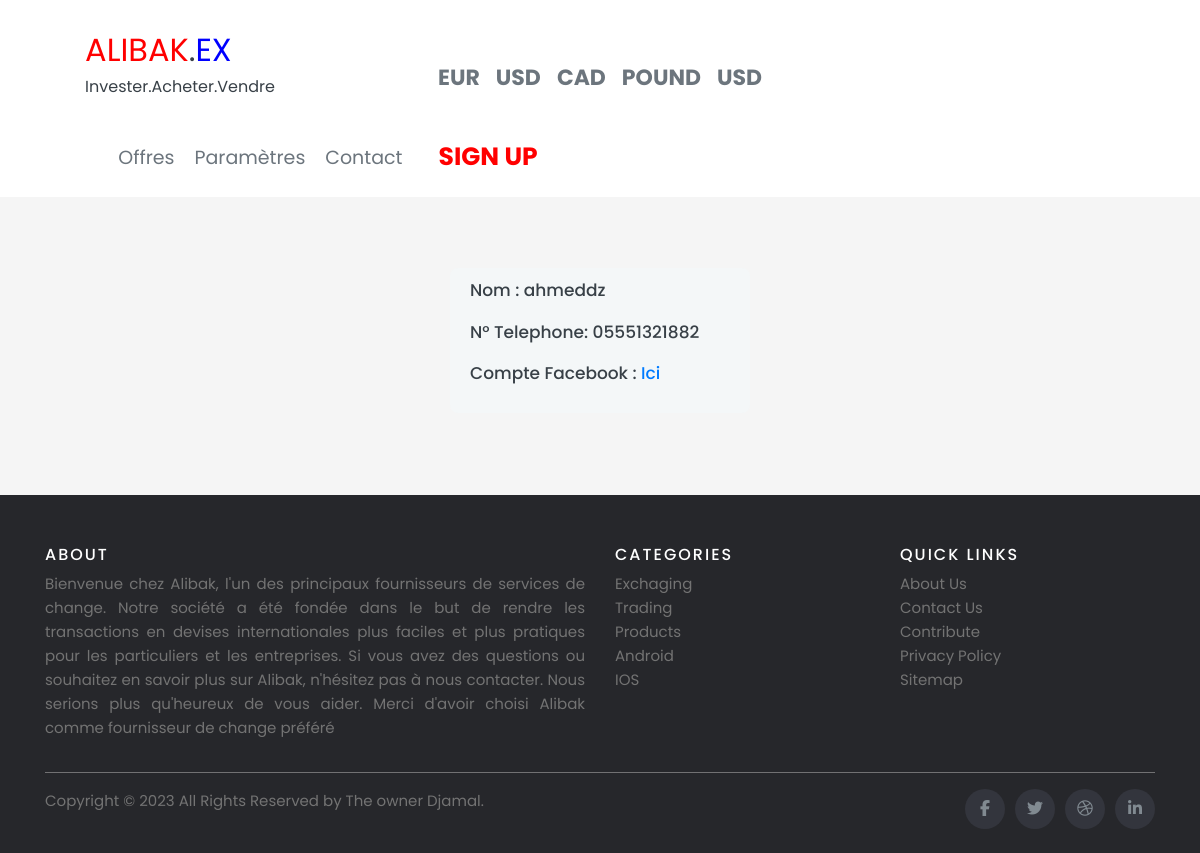
The page /CustomerInfo/3/ (signed in) on the database as committed earlier.
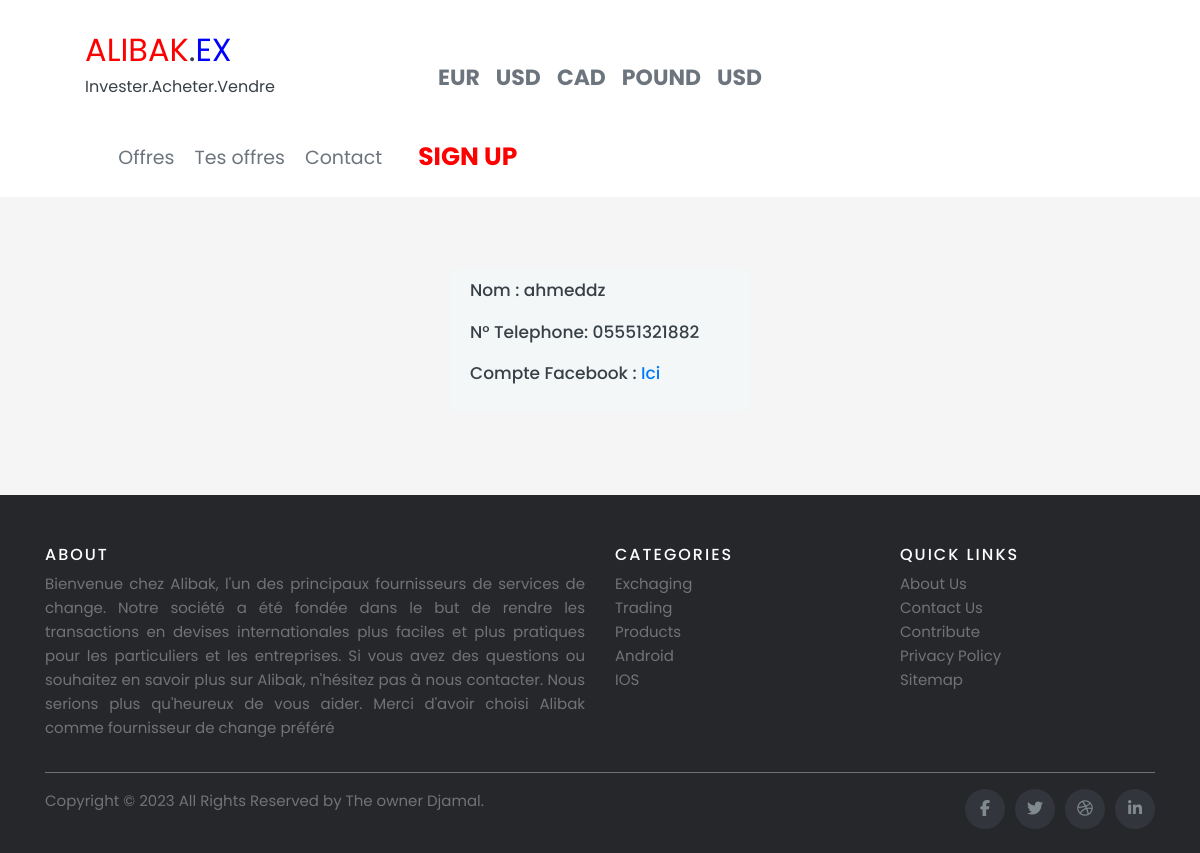
The same page on the database as committed later.
### offers/decorators.py (the view)
        def wrapper_func(request, *args, **kwargs):
            group = None
            if request.user.groups.exists():
                group = request.user.groups.all()[0].name
            if group in allowed_roles:
                return view_func(request, *args, **kwargs)
            else:
                return HttpResponse("you are not authorized to view this page")

### offers/views.py (called while the page is built)
@login_required(login_url='login')
@allowed_users(allowed_roles=['customer'])
def CustomerInfo(request, pk):
    offer = offers.objects.get(id=pk)
    custome = offer.customer
    context = {'offer': offer, 'customer': custome}
    return render(request, 'offers/CustomerInfo.html', context)

### offers/templates/offers/CustomerInfo.html (shortened to what this page needs)
<!DOCTYPE html>
<html>
<link rel="stylesheet" href="https://cdn.jsdelivr.net/npm/bootstrap@4.6.2/dist/css/bootstrap.min.css">
  {% include 'offers/navbar.html'%}
    <head>
        <link rel="stylesheet" href="https://codepen.io/gymratpacks/pen/VKzBEp#0">
    </head>
    <body>
      <div class="row">
    <div class="col-md-12 ouii">
      <form action="" >
          <p>Nom : {{customer.name}}<br></p>
          <p>N° Telephone: {{customer.phone}}<br></p>
          <p>Compte Facebook : <a href="{{customer.LinkFb}}" target="_blank"> Ici</a></p>
      </form>
    </div>
      </div>
<br><br><br>
      {% include 'offers/footer.html'%}
</body>
</html>

Rows that differ between the two databases and show on the page:
changed Customer "ahmeddz": approved False → True (drawn)
Other text that changed with them:
text no longer shown: "Paramètres"
text now shown: "Tes offres"
